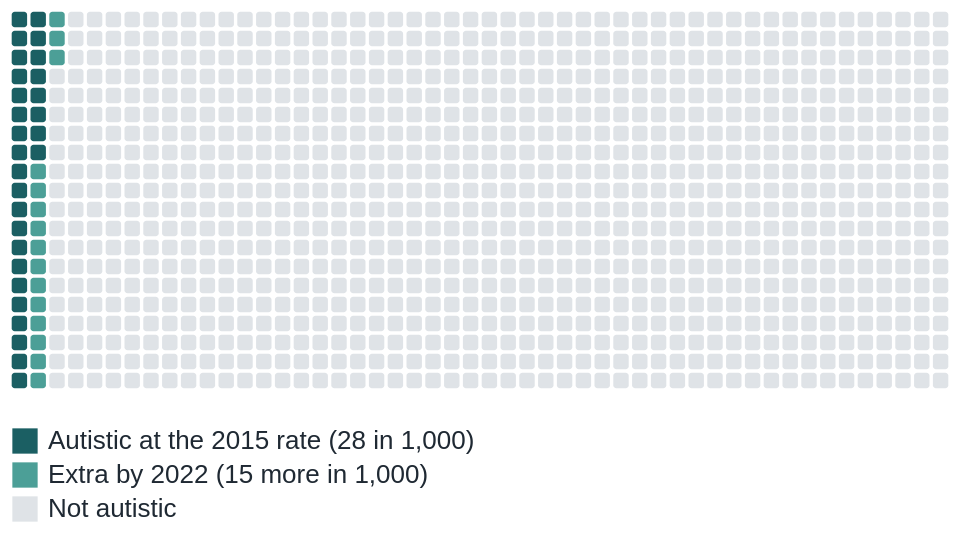

Vega-Lite specification stored for this chart:
### Vega-Lite specification from a JSON file in a GitHub repository (floating-point values rounded to 4 significant figures)
{"$schema": "https://vega.github.io/schema/vega-lite/v5.json", "description": "Waffle chart: 1,000 squares represent 1,000 children aged 5-14. Dark squares show the 28 per 1,000 who were autistic at the 2015 rate; lighter squares show the extra 15 per 1,000 by 2022 (43 per 1,000, or 4.3%). Source: ABS SDAC 2015 and 2022.", "width": 470, "height": 190, "data": {"sequence": {"start": 0, "stop": 1000, "as": "i"}}, "transform": [{"calculate": "floor(datum.i / 20)", "as": "col"}, {"calculate": "datum.i % 20", "as": "row"}, {"calculate": "datum.i < 28 ? 'Autistic at the 2015 rate (28 in 1,000)' : datum.i < 43 ? 'Extra by 2022 (15 more in 1,000)' : 'Not autistic'", "as": "group"}], "layer": [{"mark": {"type": "rect", "cornerRadius": 1.5}, "encoding": {"x": {"field": "col", "type": "ordinal", "axis": null, "scale": {"paddingInner": 0.18}}, "y": {"field": "row", "type": "ordinal", "axis": null, "scale": {"paddingInner": 0.18}}, "color": {"field": "group", "type": "nominal", "scale": {"domain": ["Autistic at the 2015 rate (28 in 1,000)", "Extra by 2022 (15 more in 1,000)", "Not autistic"], "range": ["#1b5f63", "#4c9f97", "#dfe3e7"]}, "legend": {"orient": "bottom", "title": null, "direction": "vertical", "symbolType": "square", "symbolSize": 160}}, "tooltip": [{"field": "group", "title": "Each square is one child"}]}}], "config": {"font": "'Source Sans 3', Arial, sans-serif", "background": "transparent", "view": {"stroke": null}, "axis": {"labelFont": "'Source Sans 3', Arial, sans-serif", "titleFont": "'Source Sans 3', Arial, sans-serif", "labelFontSize": 13, "titleFontSize": 13, "labelColor": "#1f2933", "titleColor": "#616e7c", "titleFontWeight": 600, "labelLimit": 320, "gridColor": "#e4e7eb", "domainColor": "#9aa5b1", "tickColor": "#9aa5b1", "labelAngle": 0}, "legend": {"labelFont": "'Source Sans 3', Arial, sans-serif", "titleFont": "'Source Sans 3', Arial, sans-serif", "labelFontSize": 13, "titleFontSize": 13, "labelColor": "#1f2933", "titleColor": "#1f2933", "labelLimit": 320, "titleLimit": 320}, "title": {"font": "'Source Sans 3', Arial, sans-serif", "color": "#1f2933"}, "text": {"font": "'Source Sans 3', Arial, sans-serif", "fontSize": 13, "color": "#1f2933"}}}
